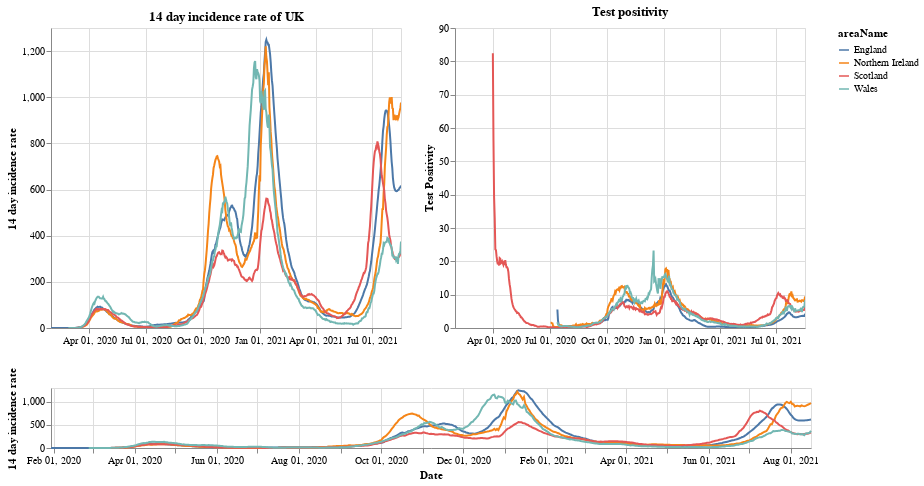

Here is the notebook cell this chart was saved with:
### Markdown cell above
# Plots

First a plot with each country in the UK. The top right shows the positivity rate for (which is the percentage of registered tests which were positive) while the top left is the 14 day incidence rate. The bottom chart can be used to select the timeframe (does not work on a mobile device).

### Code cell
#collapse
brush = alt.selection(type='interval', name='DateBrush',encodings=['x'],fields=['Time'])
leg_selection = alt.selection_multi(fields=['areaName'], bind='legend')

base = alt.Chart(uk_cases).mark_line().encode(
    x=alt.X("yearmonthdate(date):T", axis=alt.Axis(title='Date')),
    y=alt.Y("twoWeeklyCasesRate:Q", axis=alt.Axis(title='14 day incidence rate')),
    tooltip=['areaName', 'date','twoWeeklyCasesRate', 'testPositivity'],
    color='areaName',
    opacity=alt.condition(leg_selection, alt.value(2), alt.value(0.1))
).add_selection(leg_selection).properties(width=350)

upper = base.encode(alt.X('yearmonthdate(date):T', axis=alt.Axis(title=''),
                         scale=alt.Scale(domain=brush))
                   ).properties(title=f'14 day incidence rate of UK')
upper_right = upper.encode(alt.Y('testPositivity:Q', axis=alt.Axis(title='Test Positivity'))).properties(title='Test positivity')
lower = base.properties(height=60, width = 760).add_selection(brush)

(upper | upper_right) & lower

### Figure 1 — Vega-Lite specification as saved in the notebook (floating-point values rounded to 4 significant figures; data arrays with more than 128 entries replaced by an {"elided": "..."} marker saying what was removed)
{"config": {"view": {"continuousWidth": 400, "continuousHeight": 300}}, "vconcat": [{"hconcat": [{"mark": "line", "encoding": {"color": {"type": "nominal", "field": "areaName"}, "opacity": {"condition": {"value": 2, "selection": "selector001"}, "value": 0.1}, "tooltip": [{"type": "nominal", "field": "areaName"}, {"type": "temporal", "field": "date"}, {"type": "quantitative", "field": "twoWeeklyCasesRate"}, {"type": "quantitative", "field": "testPositivity"}], "x": {"type": "temporal", "axis": {"title": ""}, "field": "date", "scale": {"domain": {"selection": "DateBrush"}}, "timeUnit": "yearmonthdate"}, "y": {"type": "quantitative", "axis": {"title": "14 day incidence rate"}, "field": "twoWeeklyCasesRate"}}, "selection": {"selector001": {"type": "multi", "fields": ["areaName"], "bind": "legend"}}, "title": "14 day incidence rate of UK", "width": 350}, {"mark": "line", "encoding": {"color": {"type": "nominal", "field": "areaName"}, "opacity": {"condition": {"value": 2, "selection": "selector001"}, "value": 0.1}, "tooltip": [{"type": "nominal", "field": "areaName"}, {"type": "temporal", "field": "date"}, {"type": "quantitative", "field": "twoWeeklyCasesRate"}, {"type": "quantitative", "field": "testPositivity"}], "x": {"type": "temporal", "axis": {"title": ""}, "field": "date", "scale": {"domain": {"selection": "DateBrush"}}, "timeUnit": "yearmonthdate"}, "y": {"type": "quantitative", "axis": {"title": "Test Positivity"}, "field": "testPositivity"}}, "selection": {"selector001": {"type": "multi", "fields": ["areaName"], "bind": "legend"}}, "title": "Test positivity", "width": 350}]}, {"mark": "line", "encoding": {"color": {"type": "nominal", "field": "areaName"}, "opacity": {"condition": {"value": 2, "selection": "selector001"}, "value": 0.1}, "tooltip": [{"type": "nominal", "field": "areaName"}, {"type": "temporal", "field": "date"}, {"type": "quantitative", "field": "twoWeeklyCasesRate"}, {"type": "quantitative", "field": "testPositivity"}], "x": {"type": "temporal", "axis": {"title": "Date"}, "field": "date", "timeUnit": "yearmonthdate"}, "y": {"type": "quantitative", "axis": {"title": "14 day incidence rate"}, "field": "twoWeeklyCasesRate"}}, "height": 60, "selection": {"selector001": {"type": "multi", "fields": ["areaName"], "bind": "legend"}, "DateBrush": {"type": "interval", "encodings": ["x"], "fields": ["Time"]}}, "width": 760}], "data": {"name": "data-bc28ed5f5298394315a1afcae937b3c7"}, "$schema": "https://vega.github.io/schema/vega-lite/v4.8.1.json", "datasets": {"data-bc28ed5f5298394315a1afcae937b3c7": {"elided": "2168 records"}}}
